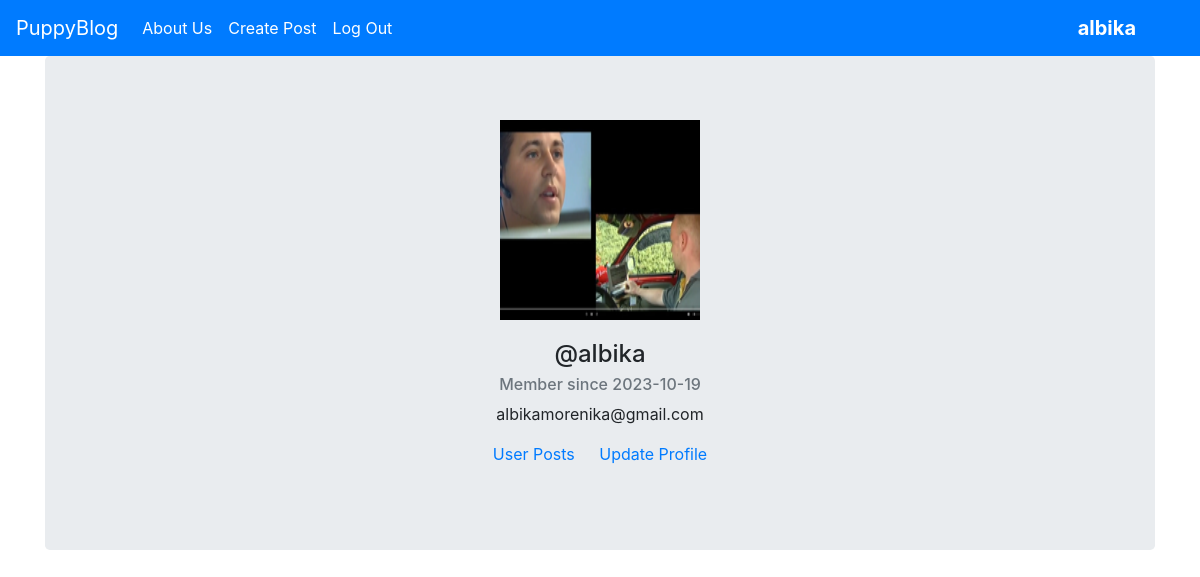
/acount (signed in), run on the app's committed database.
### project/models.py (models this page shows, shortened)
class TimedBase(db.Model):
    __abstract__ = True
    created_at: Mapped[datetime] = mapped_column(default=datetime.now())

class User(TimedBase, UserMixin):
    __tablename__ = "users"
    id: Mapped[int] = mapped_column(primary_key=True)
    profile_img: Mapped[str] = mapped_column(
        String(64), nullable=False, default="default_profile.png"
    )
    email: Mapped[str] = mapped_column(
        String(64), nullable=False, unique=True, index=True
    )
    username: Mapped[str] = mapped_column(String(64), unique=True, index=True)
    password_hash: Mapped[str] = mapped_column(String(128))
    posts: Mapped[list["BlogPost"]] = relationship(back_populates="author")

### project/users/views.py (the view)
@users.route("/acount")
@login_required
def account():
    user: User = current_user
    profile_img = url_for("static", filename="profile_imgs/" + user.profile_img)
    return render_template("account.html", user=user, profile_img=profile_img)

### project/models.py (called while the page is built)
@login_manager.user_loader
def load_user(user_id):
    with app.app_context():
        user = User.query.filter_by(id=user_id).first()
    return user

### project/templates/account.html (shortened to what this page needs)
{% extends 'base.html' %}
{% block content %}
<div class="container">
    <div class="jumbotron text-center">
        <img src="{{profile_img}}" alt="Profile Image" width="200px" height="200px">
        <div class="card-body">
            <h4 class="card-title">@{{user.username}}</h4>
            <h6 class="card-subtitle mb-2 text-muted">Member since {{ user.created_at.date() }}</h6>
            <p class="card-text">{{user.email}}</p>
            <a href="/{{user.username}}" class="card-link">User Posts</a>
            <a href="{{url_for('users.update')}}" class="card-link">Update Profile</a>
        </div>
    </div>
</div>
{% endblock %}

### project/templates/base.html (shortened to what this page needs)
<!doctype html>
<html lang="en">
<head>
    <link rel="stylesheet" href="https://stackpath.bootstrapcdn.com/bootstrap/4.3.1/css/bootstrap.min.css"
>
    <link rel="stylesheet" href="https://maxcdn.bootstrapcdn.com/font-awesome/4.7.0/css/font-awesome.min.css">
    <link rel="stylesheet" href="https://use.fontawesome.com/releases/v5.1.1/css/all.css"
>
</head>
<body>
    <nav class="navbar navbar-expand-sm navbar-dark bg-primary">
        <a class="navbar-brand" href="{{url_for('core.index')}}">PuppyBlog</a>
        <div class="collapse navbar-collapse" id="collapsibleNavId">
            <ul class="navbar-nav mr-auto mt-2 mt-lg-0">
                <li class="nav-item active">
                    <a class="nav-link" href="{{url_for('core.info')}}">About Us</a>
                </li>
                {% if current_user.is_authenticated %}
                <li class="nav-item active">
                    <a class="nav-link" href="{{url_for('blog_posts.create')}}">Create Post</a>
                </li>
                <li class="nav-item active">
                    <a class="nav-link" href="{{url_for('users.logout')}}">Log Out</a>
                </li>
                {% endif %}
            </ul>
            <ul class="navbar-nav  mt-2 mt-lg-0" style="margin-right: 40px;">
                <li class="nav-item active" >
                    <a class="nav-link h5 mb-0" href="{{url_for('users.account')}}"><strong>{{ current_user.username }}</strong></a>
                </li>
            </ul>
        </div>
    </nav>
    {% block content %}
    {% endblock %}
</body>
</html>

### data on the page
User: username "albika", created_at "2023-10-19", email "albikamorenika@gmail.com"
